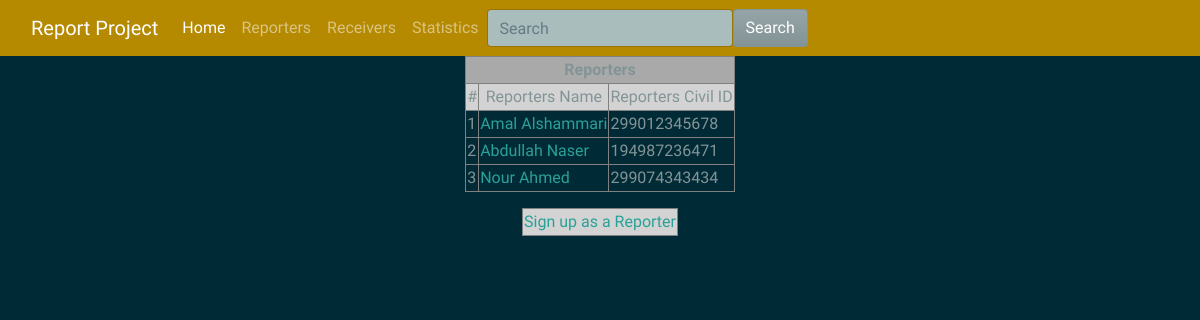
The app's page /report/reporters/, older data.
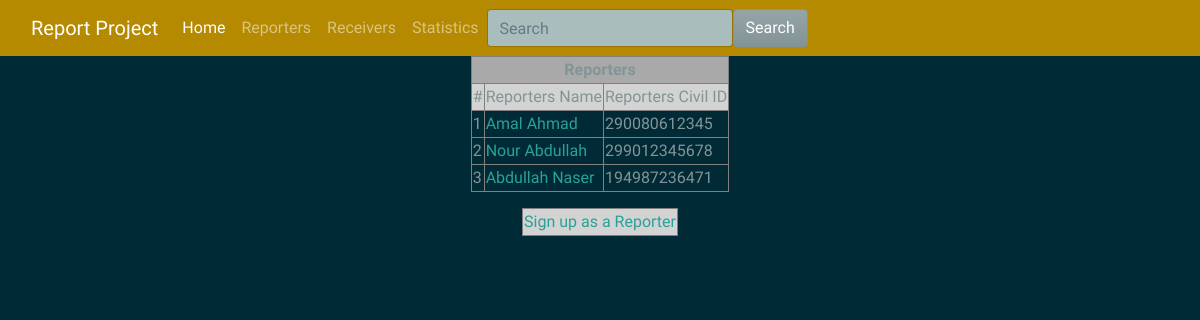
The same page, newer data.
### report/models.py (models this page shows, shortened)
class Reporter(models.Model):
  civilid = models.CharField(max_length=50,primary_key=True)
  name = models.CharField(max_length=50)
  address = models.TextField(null=True, blank=True)
  email = models.EmailField()

### report/views.py (the view)
# urls.py: path('reporters/', views.reporters, name = "all-reporters"),
def reporters(request):
  data={}
  reporters = Reporter.objects.all()
  data["reporters"] = reporters
  return render(request, "reporters.html", context = data)

### report/templates/reporters.html (shortened to what this page needs)
{% extends "base.html"%}
{% block content %}
<!DOCTYPE html>
<html lang="en">
<head>
</head>
<body>
  <table border=1 align="center">
    <tr bgcolor="darkgrey">
      <td colspan=4 align="center"> <strong>Reporters</strong>
      </td>
    </tr>
    <tr bgcolor="lightgrey">
        <td align="center">#</td>
        <td align="center">Reporters Name</td>
        <td align="center">Reporters Civil ID</td>
    </tr>
    {% for re in reporters %}
      <tr>
        <td>{{ forloop.counter }}</td>
        <td><a href="/report/show/reporter/{{re.civilid}}/">{{ re.name}}</a></td>
        <td>{{ re.civilid}}</td>
    {% endfor %}
  </table>
<p>
  <table border=1 align="center">
    <tr bgcolor="lightgrey">
        <td align="center"><a href="/report/add/reporter">Sign up as a Reporter</a></td>
    </tr>
  </table> </p>
  {% endblock %}

### report/templates/base.html (shortened to what this page needs)
<!doctype html>
<html lang="en">
  <head>
    <link rel="stylesheet" href="https://stackpath.bootstrapcdn.com/bootstrap/4.3.1/css/bootstrap.min.css">
  </head>
  <body>
    <center>
    <link rel="stylesheet" href="https://cdn.jsdelivr.net/npm/bootswatch@4.5.2/dist/solar/bootstrap.min.css">
    <nav class="navbar navbar-expand-lg navbar-dark bg-primary">
  <div class="container-fluid">
    <a class="navbar-brand" href="{% url "all-reports" %}">Report Project</a>
    <div class="collapse navbar-collapse" id="navbarColor01">
      <ul class="navbar-nav me-auto">
        <li class="nav-item">
          <a class="nav-link active" href="{% url "all-reports" %}">Home
          </a>
        </li>
        <li class="nav-item">
          <a class="nav-link" href="{% url "all-reporters" %}">Reporters</a>
        </li>
        <li class="nav-item">
          <a class="nav-link" href="{% url "all-receivers" %}">Receivers</a>
        </li>
        <li class="nav-item">
          <a class="nav-link" href="{% url "roads" %}"> Statistics</a>
        </li>
      </ul>
      <form class="d-flex">
        <input class="form-control me-sm-2" type="text" placeholder="Search">
        <button class="btn btn-secondary my-2 my-sm-0" type="submit">Search</button>
    </div>
    </div>
</nav>
    {% block content %}
    {% endblock %}
    </center>
  </body>
</html>

Row changes from the older to the newer data that the page shows:
removed Reporter: name "Nour Ahmed", civilid "299074343434"
added Reporter: name "Amal Ahmad", civilid "290080612345"
changed Reporter id 299012345678: name "Amal Alshammari" → "Nour Abdullah"
